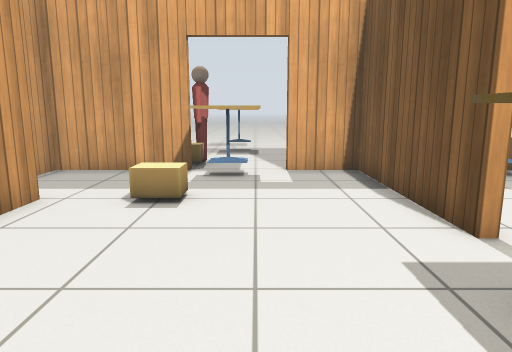
view 1 (above)

22 first-person views from a walk through a world built for the Gazebo simulator. The camera is 0.9 m above the floor, tilts 10° down and sees 70° across. The floor is counted in squares, 0.5 m on a side. Each view is taken from the middle of a square. On the plan, view 1 faces up. The plan holds only what a view shows up to about 18 squares ahead; the rest is blank. Simple patterns stand in for the simulator's built-in surfaces. Some stock models are drawn as simple stand-ins.

view 2
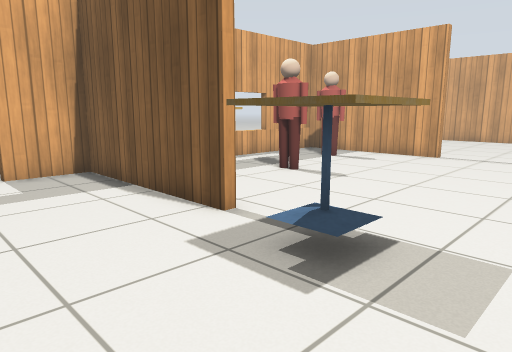

view 3
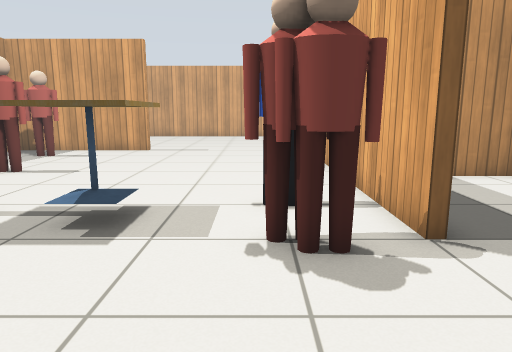

view 4
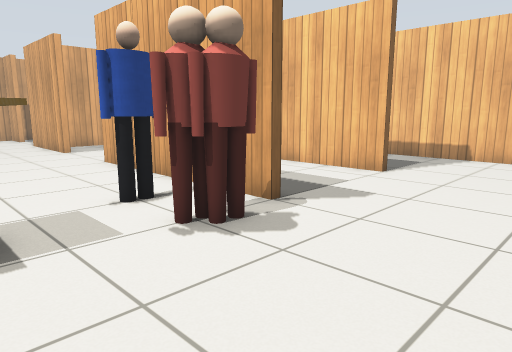

view 5
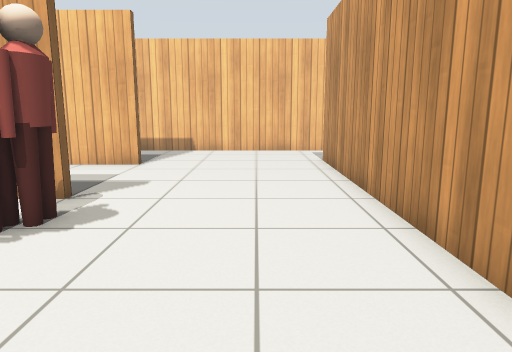

view 6
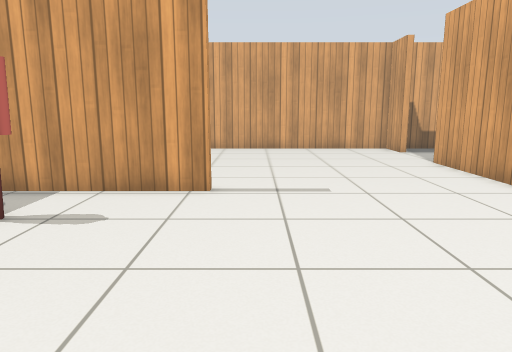

view 7
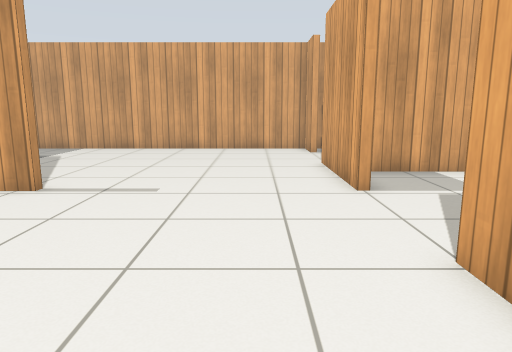

view 8
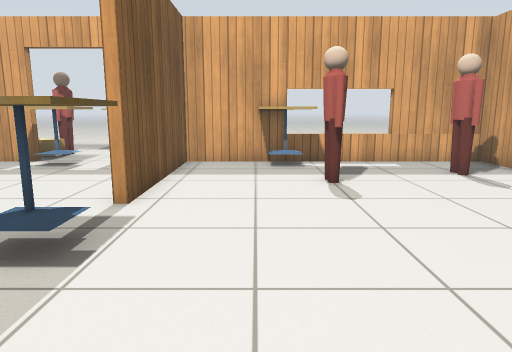

view 9
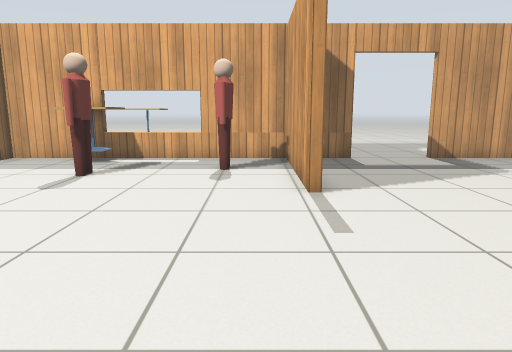

view 10
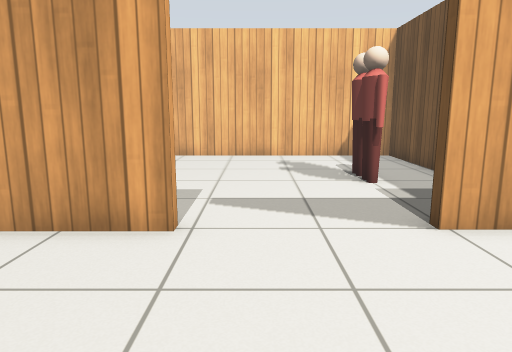

view 11
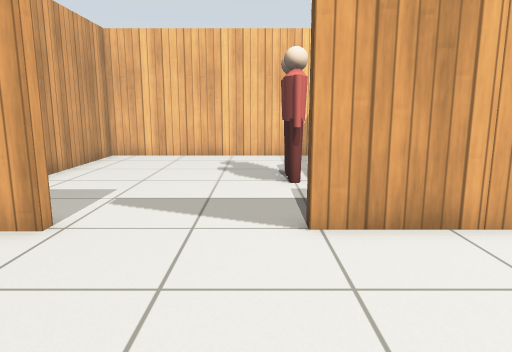

view 12
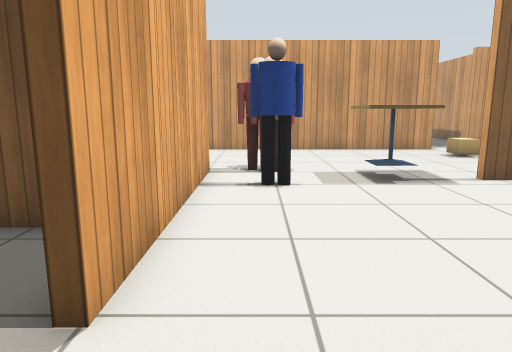

view 13
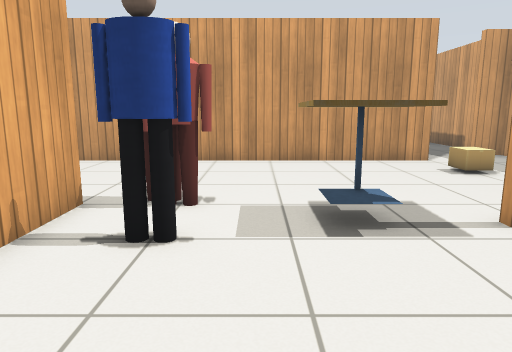

view 14
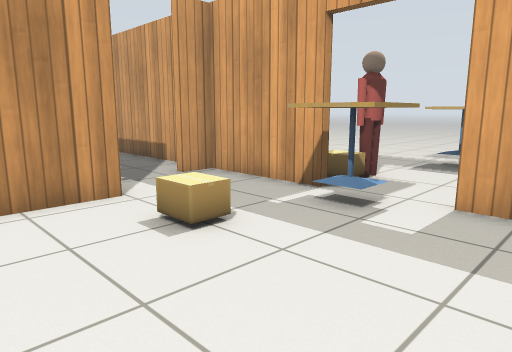

view 15
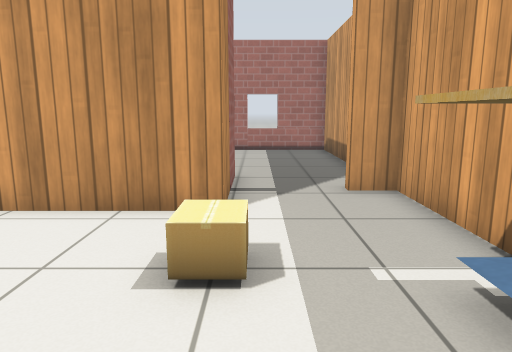

view 16
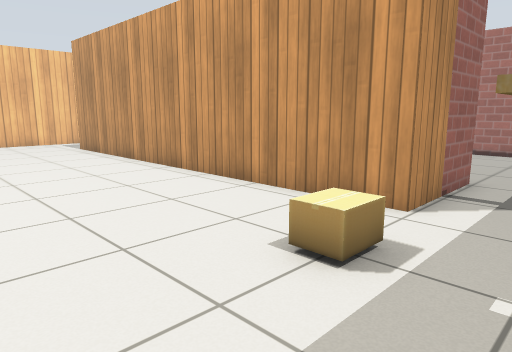

view 17
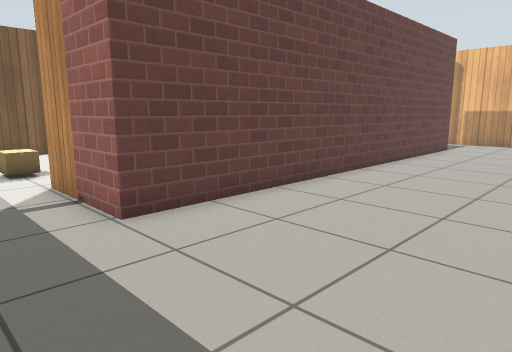

view 18
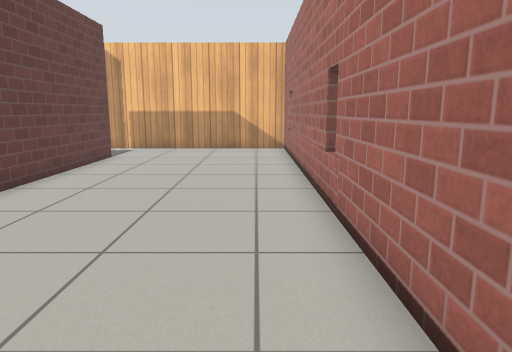

view 19
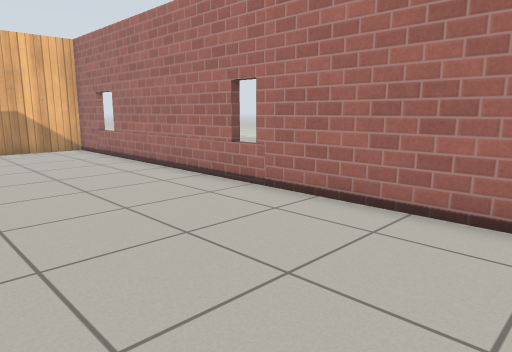

view 20
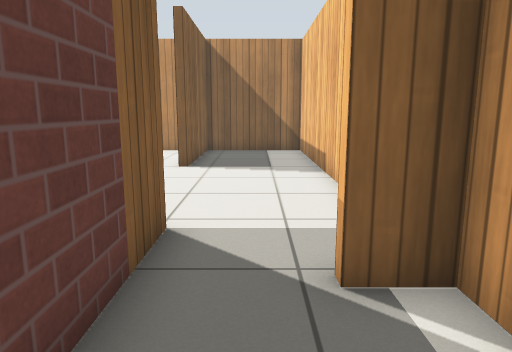

view 21
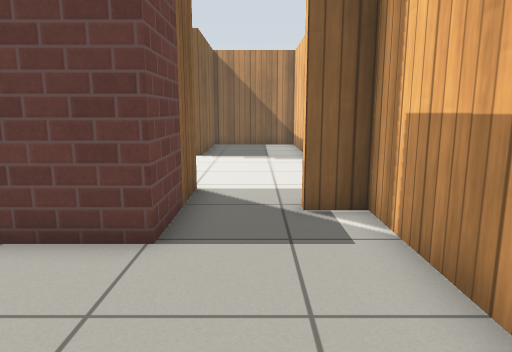

view 22
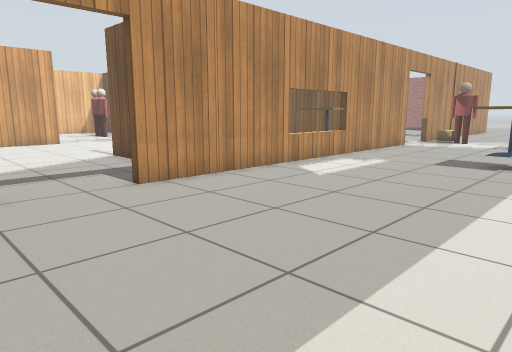

### Floor plan
Points are (right, up) in squares from view 1. A wall is a line through its corners. A room is listed if a view was taken in it or the views show most of it. See-through windows are left out.
Room 1 (views 1, 2, 3, 4, 5, 6, 7, 8, 10, 11, 12, 13, 14, 15, 16)
walls: (3.2, 5) (3.2, 11.2) (0.9, 11.2); (1.9, -2.4) (10.3, -2.4); (14.2, 5) (14.2, 11.2) (3.5, 11.2) (3.5, 5); (14.2, -2.8) (14.2, -2.4) (19, -2.4); (14.5, 6.7) (14.5, 5); (7.2, -7.2) (7.2, -5.5); (2, -7.4) (6.1, -7.4); (-2.4, 11.2) (-6.2, 11.2) (-6.2, 10.1) (-6.6, 10.1); (16.8, 11.2) (15.6, 11.2); (22.3, -2.4) (24, -2.4) (24, 10.7); (-8.2, 7.4) (-4.5, 7.4) (-4.5, -8.6) (-6.5, -8.6); (23, 11.2) (19.8, 11.2); (-5.2, -12.1) (7.2, -12.1) (7.2, -7.7) (2, -7.7)
ways out: opening at (12.5, -3) to room 2; opening at (-9, 9) to room 3; opening at (-7, -9.5) to room 3; open door at (1, 11) to room 4; open door at (18, 11) to room 4; opening at (20.5, -3)
objects: cardboard box (-2, 7) to (-2, 8); cafe table (-2, 10) to (0, 11); person (2, -1) to (2, 0); cafe table (2, 2) to (4, 3); person (4, -1) to (4, 0); cafe table (6, 10) to (8, 11); person (8, 7) to (8, 8); person (12, 8) to (12, 9)
Room 2 (view 9)
walls: (7.5, -8.1) (7.5, -12.1) (16.9, -12.1) (16.9, -3.5); (7.5, -4.2) (7.5, -5)
ways out: opening at (12.5, -3) to room 1
objects: person (10, -8); person (10, -7) to (10, -6)
Room 3 (views 17, 18, 19, 20, 21)
walls: (-6.5, -8.6) (-8.2, -8.6) (-8.2, 7.4); (-8.2, 11.2) (-15.4, 11.2) (-15.4, -12.1) (-6.5, -12.1) (-6.5, -10.9)
ways out: opening at (-9, 9) to room 1; opening at (-7, -9.5) to room 1
Room 4 (view 22)
walls: (3.1, 11.6) (16.8, 11.6)
ways out: open door at (1, 11) to room 1; open door at (18, 11) to room 1
objects: cardboard box (-3, 12) to (-2, 13); person (-2, 13) to (-2, 14); cafe table (-1, 17) to (0, 18); cafe table (7, 17) to (8, 18)

Positions as (right, up) in squares from view 1, and headings:
1: (0, 0), facing up
2: (-1, 0), facing up-right
3: (-3, 0), facing right
4: (-3, 3), facing down-right
5: (-2, 5), facing down
6: (6, 4), facing right
7: (6, 0), facing right
8: (6, -2), facing up
9: (13, -3), facing up
10: (13, 3), facing down
11: (11, 3), facing down
12: (13, -1), facing left
13: (9, 1), facing left
14: (3, 4), facing up-left
15: (2, 8), facing left
16: (2, 10), facing down-left
17: (-14, 10), facing down-right
18: (-14, 6), facing down
19: (-9, 6), facing down-left
20: (-10, -10), facing right
21: (-13, -10), facing right
22: (21, 20), facing down-left
